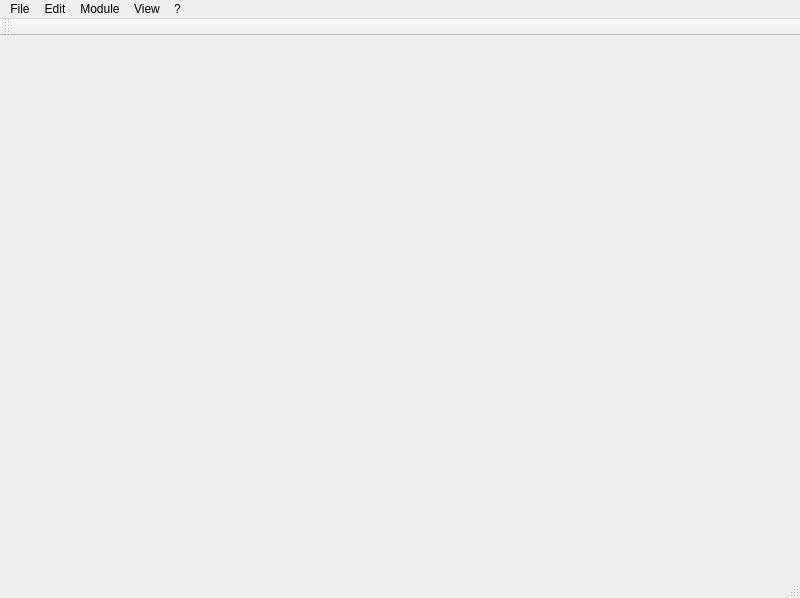
<?xml version="1.0" encoding="UTF-8"?>
<ui version="4.0">
 <class>MainWindow</class>
 <widget class="QMainWindow" name="MainWindow">
  <property name="geometry">
   <rect>
    <x>0</x>
    <y>0</y>
    <width>800</width>
    <height>598</height>
   </rect>
  </property>
  <property name="windowTitle">
   <string>Digital Forensics Framework</string>
  </property>
  <widget class="QWidget" name="centralwidget"/>
  <widget class="QMenuBar" name="menubar">
   <property name="geometry">
    <rect>
     <x>0</x>
     <y>0</y>
     <width>800</width>
     <height>19</height>
    </rect>
   </property>
   <widget class="QMenu" name="menuFile">
    <property name="title">
     <string>File</string>
    </property>
    <addaction name="actionOpen_evidence"/>
    <addaction name="separator"/>
    <addaction name="actionOpen_device"/>
    <addaction name="separator"/>
    <addaction name="actionExit"/>
   </widget>
   <widget class="QMenu" name="menuModule">
    <property name="title">
     <string>Module</string>
    </property>
    <addaction name="actionLoadModule"/>
    <addaction name="actionBrowse_modules"/>
    <addaction name="separator"/>
   </widget>
   <widget class="QMenu" name="menuAbout">
    <property name="title">
     <string>?</string>
    </property>
    <addaction name="actionAbout"/>
    <addaction name="actionHelp"/>
   </widget>
   <widget class="QMenu" name="menuEdit">
    <property name="title">
     <string>Edit</string>
    </property>
    <addaction name="actionPreferences"/>
   </widget>
   <widget class="QMenu" name="menuView">
    <property name="title">
     <string>View</string>
    </property>
    <addaction name="actionMaximize"/>
    <addaction name="separator"/>
    <addaction name="actionFullscreen_mode"/>
    <addaction name="separator"/>
    <addaction name="actionNodeBrowser"/>
    <addaction name="separator"/>
    <addaction name="actionShell"/>
    <addaction name="actionPython_interpreter"/>
    <addaction name="separator"/>
   </widget>
   <addaction name="menuFile"/>
   <addaction name="menuEdit"/>
   <addaction name="menuModule"/>
   <addaction name="menuView"/>
   <addaction name="menuAbout"/>
  </widget>
  <widget class="QStatusBar" name="statusbar"/>
  <widget class="QToolBar" name="toolBar">
   <property name="windowTitle">
    <string>Toolbar</string>
   </property>
   <property name="iconSize">
    <size>
     <width>16</width>
     <height>16</height>
    </size>
   </property>
   <property name="toolButtonStyle">
    <enum>Qt::ToolButtonTextBesideIcon</enum>
   </property>
   <attribute name="toolBarArea">
    <enum>TopToolBarArea</enum>
   </attribute>
   <attribute name="toolBarBreak">
    <bool>false</bool>
   </attribute>
  </widget>
  <action name="actionAbout">
   <property name="text">
    <string>About DFF ...</string>
   </property>
  </action>
  <action name="actionLoadModule">
   <property name="text">
    <string>Load</string>
   </property>
   <property name="toolTip">
    <string>Load module</string>
   </property>
  </action>
  <action name="actionOpen_evidence">
   <property name="icon">
    <iconset resource="gui.qrc">
     <normaloff>:/fileopen.png</normaloff>:/fileopen.png</iconset>
   </property>
   <property name="text">
    <string>Open evidence</string>
   </property>
   <property name="iconVisibleInMenu">
    <bool>true</bool>
   </property>
  </action>
  <action name="actionOpen_device">
   <property name="icon">
    <iconset resource="gui.qrc">
     <normaloff>:/dev_hd.png</normaloff>:/dev_hd.png</iconset>
   </property>
   <property name="text">
    <string>Open device</string>
   </property>
   <property name="iconVisibleInMenu">
    <bool>true</bool>
   </property>
  </action>
  <action name="actionExit">
   <property name="icon">
    <iconset resource="gui.qrc">
     <normaloff>:/exit.png</normaloff>:/exit.png</iconset>
   </property>
   <property name="text">
    <string>Exit</string>
   </property>
   <property name="iconVisibleInMenu">
    <bool>true</bool>
   </property>
  </action>
  <action name="actionPreferences">
   <property name="icon">
    <iconset resource="gui.qrc">
     <normaloff>:/configure.png</normaloff>:/configure.png</iconset>
   </property>
   <property name="text">
    <string>Preferences</string>
   </property>
   <property name="iconVisibleInMenu">
    <bool>true</bool>
   </property>
  </action>
  <action name="actionMaximize">
   <property name="icon">
    <iconset resource="gui.qrc">
     <normaloff>:/maximize.png</normaloff>:/maximize.png</iconset>
   </property>
   <property name="text">
    <string>Maximize</string>
   </property>
   <property name="iconVisibleInMenu">
    <bool>true</bool>
   </property>
  </action>
  <action name="actionFullscreen_mode">
   <property name="icon">
    <iconset resource="gui.qrc">
     <normaloff>:/randr.png</normaloff>:/randr.png</iconset>
   </property>
   <property name="text">
    <string>Fullscreen mode</string>
   </property>
   <property name="iconVisibleInMenu">
    <bool>true</bool>
   </property>
  </action>
  <action name="actionNodeBrowser">
   <property name="icon">
    <iconset resource="gui.qrc">
     <normaloff>:/view_detailed.png</normaloff>:/view_detailed.png</iconset>
   </property>
   <property name="text">
    <string>Browser</string>
   </property>
   <property name="iconVisibleInMenu">
    <bool>true</bool>
   </property>
  </action>
  <action name="actionShell">
   <property name="icon">
    <iconset resource="gui.qrc">
     <normaloff>:/shell.png</normaloff>:/shell.png</iconset>
   </property>
   <property name="text">
    <string>Console</string>
   </property>
   <property name="toolTip">
    <string>Console</string>
   </property>
   <property name="iconVisibleInMenu">
    <bool>true</bool>
   </property>
  </action>
  <action name="actionPython_interpreter">
   <property name="icon">
    <iconset resource="gui.qrc">
     <normaloff>:/interpreter.png</normaloff>:/interpreter.png</iconset>
   </property>
   <property name="text">
    <string>Live scripting</string>
   </property>
   <property name="toolTip">
    <string>Live scripting</string>
   </property>
   <property name="iconVisibleInMenu">
    <bool>true</bool>
   </property>
  </action>
  <action name="actionHelp">
   <property name="icon">
    <iconset resource="gui.qrc">
     <normaloff>:/help.png</normaloff>:/help.png</iconset>
   </property>
   <property name="text">
    <string>Documentation</string>
   </property>
   <property name="iconVisibleInMenu">
    <bool>true</bool>
   </property>
  </action>
  <action name="actionIdeOpen">
   <property name="icon">
    <iconset resource="gui.qrc">
     <normaloff>:/script-new.png</normaloff>:/script-new.png</iconset>
   </property>
   <property name="text">
    <string>IDE</string>
   </property>
   <property name="toolTip">
    <string>Open the IDE</string>
   </property>
   <property name="iconVisibleInMenu">
    <bool>true</bool>
   </property>
  </action>
  <action name="actionBrowse_modules">
   <property name="icon">
    <iconset resource="gui.qrc">
     <normaloff>:/module2.png</normaloff>:/module2.png</iconset>
   </property>
   <property name="text">
    <string>Browse</string>
   </property>
  </action>
 </widget>
 <resources>
  <include location="gui.qrc"/>
 </resources>
 <connections/>
</ui>
